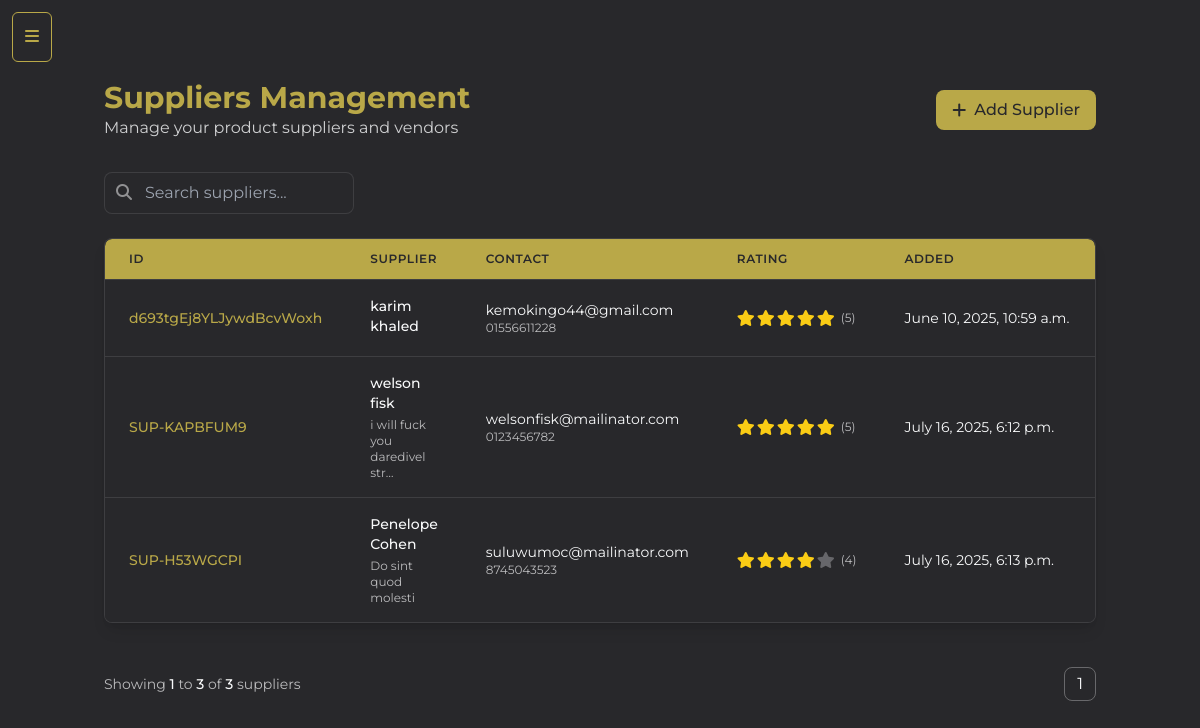
The app's page /useradmin/suppliers/, older data.
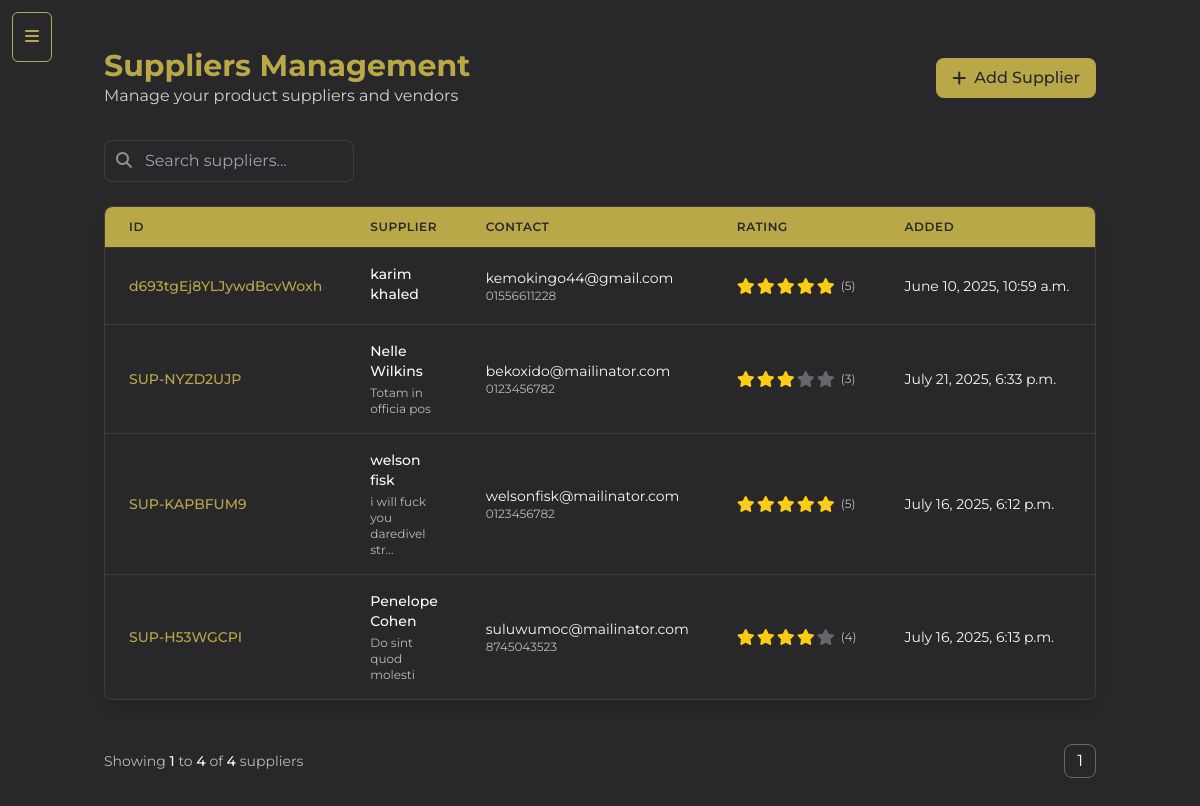
The same page, newer data.
### core/models.py (models this page shows, shortened)
class Supplier(models.Model):
    sid= ShortUUIDField(primary_key=True)
    name=models.CharField(max_length=100)
    email=models.EmailField(blank=True, null=True)
    phone=models.CharField(max_length=15, blank=True, null=True)
    address=models.TextField(blank=True, null=True)
    created_at = models.DateTimeField(auto_now_add=True)
    user=models.ForeignKey(User, on_delete=models.CASCADE, null=True, blank=True) #to show user who created the supplier
    days_return = models.PositiveIntegerField(default=0)  # number of days for return policy
    authentic_rating = models.IntegerField(default=5) # to show rating of the supplier
    class Meta:
        verbose_name_plural='suppliers' #to show plural name in admin panel

### useradmin/views.py (the view)
# urls.py: path('suppliers/', views.admin_suppliers_view, name='suppliers'),
def admin_suppliers_view(request):
    suppliers = Supplier.objects.all()
    if 'q' in request.GET:
        query = request.GET.get('q')
        search_mode = bool(query)
        suppliers = suppliers.filter(name__icontains=query)
    else:
        search_mode = False
        suppliers = suppliers.order_by('-sid')
    page_obj, query_string = paginate_products(request, suppliers, per_page=8)
    context = {
        'suppliers': page_obj.object_list,
        'search_mode': search_mode,
        'page_obj': page_obj,
        'query_string': query_string,
    }
    return render(request, 'useradmin/suppliers.html', context)

### core/context_processors.py (called while the page is built)
def price_range_context(request):
    min_max_price = Product.objects.aggregate(Min('price'), Max('price'))
    return {
        'min_max_price': min_max_price,
      }

def cart_data(request):
    cart_data = request.session.get('cart_data_obj', {})
    return {'cart_data': cart_data}

### core/services.py (called while the page is built)
def paginate_products(request, products, per_page=6):
    query_dict = request.GET.copy()
    query_dict.pop("page", None)
    query_string = query_dict.urlencode()
    paginator = Paginator(products, per_page)
    page_number = request.GET.get("page")
    page_obj = paginator.get_page(page_number)
    return page_obj, query_string

### templates/useradmin/suppliers.html (shortened to what the changed rows need)
{% extends "useradmin/base-sidebar.html" %}
{% load static %}
{% block content %}
<div class="container mx-auto px-4 py-6">
    <div class="flex justify-between items-center mb-8">
        <div>
            <h1 class="text-3xl font-bold text-gold">Suppliers Management</h1>
        </div>
    </div>
    <div class="bg-dark rounded-lg shadow-lg border border-white/10 overflow-hidden">
        <div class="overflow-x-auto">
            <table class="min-w-full divide-y divide-white/10">
                <thead class="bg-gold backdrop-blur border-b border-white/10">
                    <tr class="text-dark text-xs">
                        <th class="px-6 py-3 text-left font-semibold uppercase tracking-wider">ID</th>
                        <th class="px-6 py-3 text-left font-semibold uppercase tracking-wider">Supplier</th>
                        <th class="px-6 py-3 text-left font-semibold uppercase tracking-wider">Contact</th>
                        <th class="px-6 py-3 text-left font-semibold uppercase tracking-wider">Rating</th>
                        <th class="px-6 py-3 text-left font-semibold uppercase tracking-wider">Added</th>
                    </tr>
                </thead>
                <tbody class="bg-dark divide-y divide-white/10">
                    {% for supplier in suppliers %}
                    <tr class="hover:bg-white/5 transition-colors">
                        <td class="px-6 py-4 whitespace-nowrap text-sm font-medium text-gold">{{ supplier.sid }}</td>
                        <td class="px-6 py-4">
                            <div class="text-sm font-medium text-light">{{ supplier.name }}</div>
                            <div class="text-xs text-light/70 mt-1">{{ supplier.address|truncatechars:30 }}</div>
                        </td>
                        <td class="px-6 py-4 whitespace-nowrap">
                            <div class="text-sm text-light">{{ supplier.email|default:"-" }}</div>
                            <div class="text-xs text-light/70">{{ supplier.phone|default:"-" }}</div>
                        </td>
                        <td class="px-6 py-4 whitespace-nowrap">
                            <div class="flex items-center">
                                {% for _ in "12345" %}
                                    {% if forloop.counter <= supplier.authentic_rating %}
                                        <i class="fas fa-star text-yellow-400 mr-0.5"></i>
                                    {% else %}
                                        <i class="fas fa-star text-light/30 mr-0.5"></i>
                                    {% endif %}
                                {% endfor %}
                                <span class="ml-1 text-xs text-light/70">({{ supplier.authentic_rating }})</span>
                            </div>
                        </td>
                        <td class="px-6 py-4 whitespace-nowrap text-sm text-light">
                            {{ supplier.created_at }}
                        </td>
                    </tr>
                    {% endfor %}
                </tbody>
            </table>
        </div>
    </div>
    <div class="flex flex-col sm:flex-row items-center justify-between gap-4 mt-6">
            <div class="text-sm text-light/70">
                  Showing
                  <span class="font-medium text-light">
                      {{ page_obj.start_index }}
                  </span>
                  to
                  <span class="font-medium text-light">
                      {{ page_obj.end_index }}
                  </span>
                  of
                  <span class="font-medium text-light">
                      {{ page_obj.paginator.count }}
                  </span> suppliers
              </div>
            {% include 'partials/pagination.html' %}
    </div>
</div>
{% endblock %}

Row changes from the older to the newer data that the page shows:
added Supplier: sid "SUP-NYZD2UJP", name "Nelle Wilkins", address "Totam in officia pos", email "bekoxido@mailinator.com", phone "0123456782", authentic_rating "3", created_at "July 21, 2025, 6:33 p.m."
Text that changed along with them:
{{ page_obj.end_index }}: "3" → "4"
{{ page_obj.paginator.count }}: "3" → "4"
